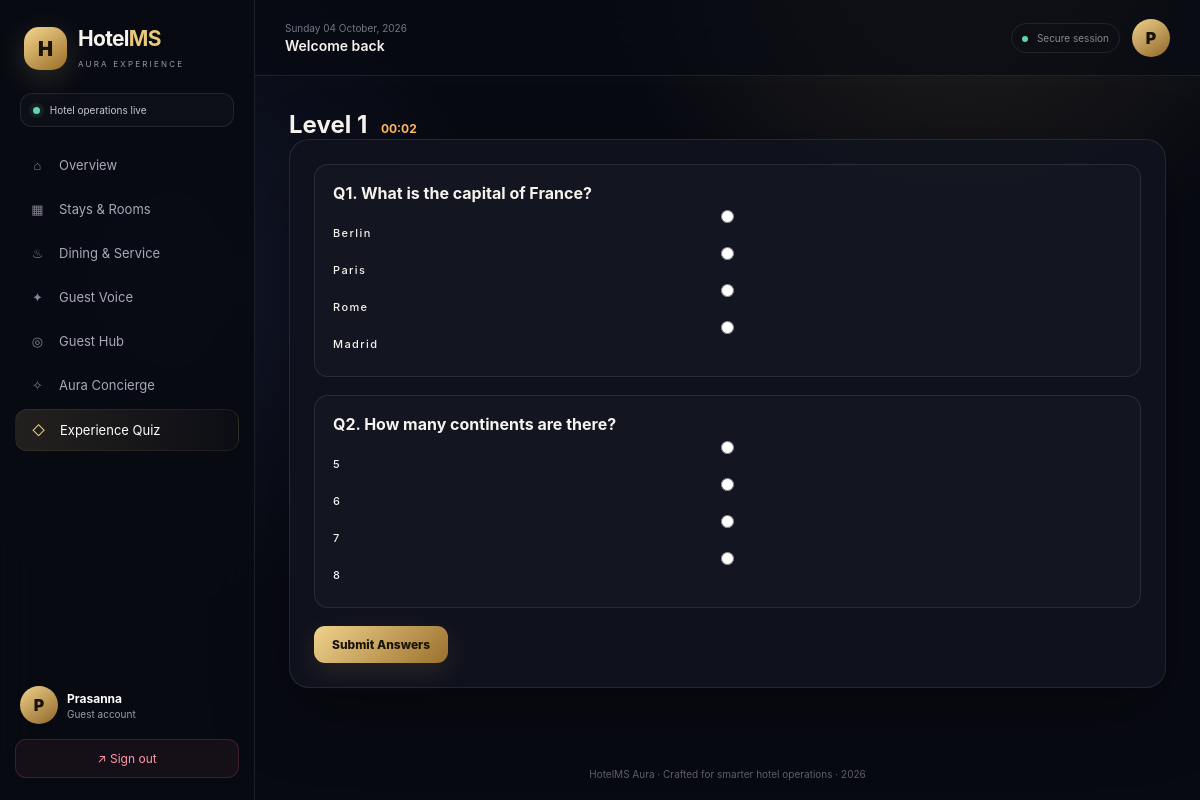
Screenshot of /quiz/play/1 (signed in) with the database file from the repository.
### models.py (models this page shows, shortened)
class User(UserMixin, db.Model):
    id = db.Column(db.Integer, primary_key=True)
    name = db.Column(db.String(120), nullable=False)
    email = db.Column(db.String(120), unique=True, nullable=False)
    password_hash = db.Column(db.String(255), nullable=False)
    role = db.Column(db.String(20), nullable=False, default="guest")
    created_at = db.Column(db.DateTime, default=datetime.utcnow)

class QuizQuestion(db.Model):
    id = db.Column(db.Integer, primary_key=True)
    level = db.Column(db.Integer, nullable=False, default=1)
    question = db.Column(db.Text, nullable=False)
    option_a = db.Column(db.String(200), nullable=False)
    option_b = db.Column(db.String(200), nullable=False)
    option_c = db.Column(db.String(200), nullable=False)
    option_d = db.Column(db.String(200), nullable=False)
    correct_option = db.Column(db.String(1), nullable=False)  # A, B, C, D

### routes/quiz_routes.py (the view, shortened to what this page needs)
@quiz_bp.route("/play/<int:level>", methods=["GET", "POST"])
@login_required
def play(level):
    questions = QuizQuestion.query.filter_by(level=level).all()
    session["quiz_start_time"] = int(time.time())
    return render_template("quiz/play.html", questions=questions, level=level)

### templates/quiz/play.html (shortened to what this page needs)
{% extends "base.html" %}
{% block content %}
<h2>Level {{ level }} <span id="timer" class="timer">00:00</span></h2>
<form method="POST" class="form-card">
    {% for q in questions %}
    <div class="quiz-question">
        <p><strong>Q{{ loop.index }}. {{ q.question }}</strong></p>
        <label><input type="radio" name="q{{ q.id }}" value="A" required> {{ q.option_a }}</label>
        <label><input type="radio" name="q{{ q.id }}" value="B"> {{ q.option_b }}</label>
        <label><input type="radio" name="q{{ q.id }}" value="C"> {{ q.option_c }}</label>
        <label><input type="radio" name="q{{ q.id }}" value="D"> {{ q.option_d }}</label>
    </div>
    {% else %}
    <p>No questions in this level yet.</p>
    {% endfor %}
    <button type="submit" class="btn-primary">Submit Answers</button>
</form>
{% endblock %}

### templates/base.html (shortened to what this page needs)
<!doctype html>
<html lang="en">
<head>
    <link rel="stylesheet" href="{{ url_for('static', filename='css/style.css') }}">
</head>
<body class="{% if current_user.is_authenticated %}app-shell{% else %}auth-shell{% endif %}">
{% if current_user.is_authenticated %}
<aside class="sidebar" id="sidebar">
    <div class="brand">
        <div class="brandmark">H</div>
        <div><h2>Hotel<span>MS</span></h2><small>AURA EXPERIENCE</small></div>
    </div>
    <div class="welcome-mini"><span class="pulse"></span> Hotel operations live</div>
    <nav class="nav">
        <a href="{{ url_for('auth.dashboard') }}" class="{{ 'active' if request.endpoint == 'auth.dashboard' }}"><i>⌂</i> Overview</a>
        <a href="{{ url_for('booking.rooms') }}" class="{{ 'active' if request.blueprint == 'booking' }}"><i>▦</i> Stays & Rooms</a>
        <a href="{{ url_for('service.menu') }}" class="{{ 'active' if request.blueprint == 'service' }}"><i>♨</i> Dining & Service</a>
        <a href="{{ url_for('review.list_reviews') }}" class="{{ 'active' if request.blueprint == 'review' }}"><i>✦</i> Guest Voice</a>
        <a href="{{ url_for('advanced.guest_hub') }}" class="{{ 'active' if request.endpoint == 'advanced.guest_hub' }}"><i>◎</i> Guest Hub</a>
        <a href="{{ url_for('advanced.concierge') }}" class="{{ 'active' if request.endpoint == 'advanced.concierge' }}"><i>✧</i> Aura Concierge</a>
        <a href="{{ url_for('quiz.quiz_home') }}" class="{{ 'active' if request.blueprint == 'quiz' }}"><i>◇</i> Experience Quiz</a>
    </nav>
    <div class="sidebar-bottom">
        <div class="mini-profile"><div class="avatar">{{ current_user.name[0]|upper }}</div><div><strong>{{ current_user.name }}</strong><small>{{ current_user.role|capitalize }} account</small></div></div>
        <a class="logout" href="{{ url_for('auth.logout') }}">↗ Sign out</a>
    </div>
</aside>
<main class="main">
    <header class="topbar">
        <div class="top-left"><button class="menu" id="menuBtn">☰</button><div><div class="date" id="date"></div><h3>{% block pagetitle %}Welcome back{% endblock %}</h3></div></div>
        <div class="top-right"><div class="top-status"><span></span> Secure session</div><div class="avatar">{{ current_user.name[0]|upper }}</div></div>
    </header>
    <section class="content">
{% else %}
<main class="auth-wrapper">
{% endif %}
    {% block content %}{% endblock %}
{% if current_user.is_authenticated %}
    </section>
    <footer>HotelMS Aura · Crafted for smarter hotel operations · 2026</footer>
</main>
{% else %}
</main>
{% endif %}
</body>
</html>

### rows the page displays
User: name "P", name "Prasanna", role "Guest"
QuizQuestion: question "What is the capital of France?", option_a "Berlin", option_b "Paris", option_c "Rome", option_d "Madrid"
QuizQuestion: question "How many continents are there?", option_a "5", option_b "6", option_c "7", option_d "8"

### other values shown
{{ level }} "1"
